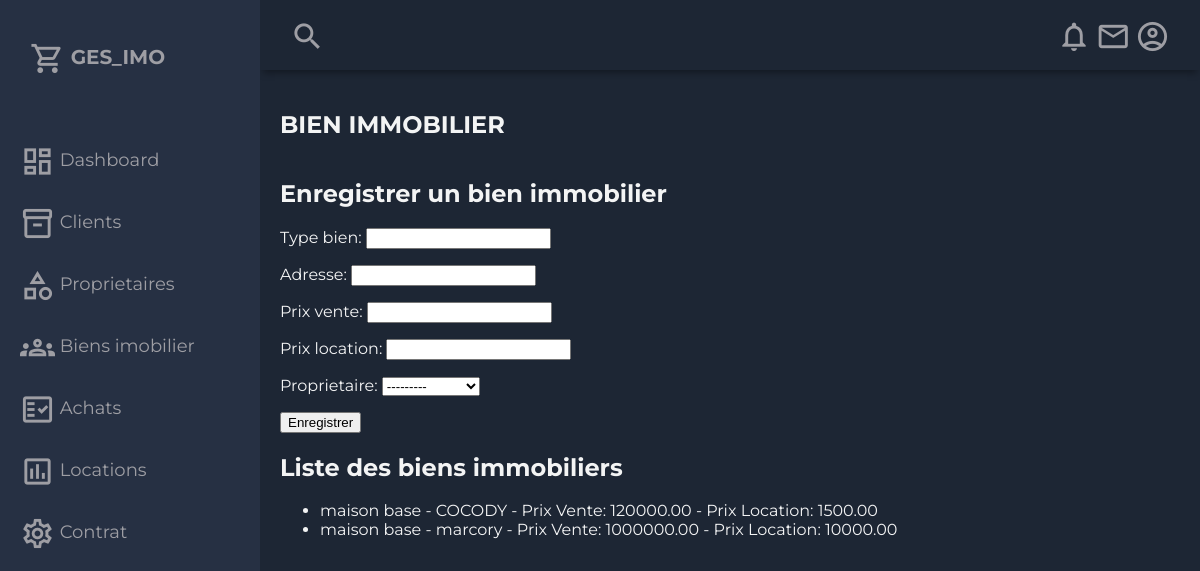
Screenshot of /dash/biens with the database file from the repository.
### ges_imo/models.py (models this page shows, shortened)
class BienImmobilier(models.Model):
    type_bien = models.CharField(max_length=50)
    adresse = models.CharField(max_length=255)
    prix_vente = models.DecimalField(max_digits=10, decimal_places=2)
    prix_location = models.DecimalField(max_digits=10, decimal_places=2)
    proprietaire = models.ForeignKey(Proprietaire, on_delete=models.CASCADE)

### ges_imo/views.py (the view)
# urls.py: path('dash/biens',views.bien_view , name='bien'),
def bien_view(request):
    if request.method == 'POST':
        form = BienImmobilierForm(request.POST)
        if form.is_valid():
            form.save()
            return redirect('bien')
    else:
        form = BienImmobilierForm()
    biens = BienImmobilier.objects.all()
    return render(request, 'listing/bien.html', {'form': form, 'biens': biens})

### ges_imo/form.py
class BienImmobilierForm(forms.ModelForm):
    class Meta:
        model = BienImmobilier
        fields = ['type_bien', 'adresse', 'prix_vente', 'prix_location', 'proprietaire']

### ges_imo/models.py (called while the page is built)
    def __str__(self):
        return f"{self.prenom} {self.nom}"

### ges_imo/templates/listing/bien.html (shortened to what this page needs)
{% load static %}
<!DOCTYPE html>
<html lang="en">
  <head>
    <link rel="stylesheet" href="{% static 'css/styles.css' %}">
  </head>
  <body>
    <div class="grid-container">
      <header class="header">
        <div class="header-left">
          <span class="material-icons-outlined">search</span>
        </div>
        <div class="header-right">
          <span class="material-icons-outlined">notifications</span>
          <span class="material-icons-outlined">email</span>
          <span class="material-icons-outlined">account_circle</span>
        </div>
      </header>
      <aside id="sidebar">
        <div class="sidebar-title">
          <div class="sidebar-brand">
            <span class="material-icons-outlined">shopping_cart</span> GES_IMO
          </div>
        </div>
        <ul class="sidebar-list">
          <li class="sidebar-list-item">
            <a href="{%url 'dash'%}" >
              <span class="material-icons-outlined">dashboard</span> Dashboard
            </a>
          </li>
          <li class="sidebar-list-item">
            <a href="{% url 'client'%}" >
              <span class="material-icons-outlined">inventory_2</span> Clients
            </a>
          </li>
          <li class="sidebar-list-item">
            <a href="{% url 'proprio'%}" >
              <span class="material-icons-outlined">category</span> Proprietaires
            </a>
          </li>
          <li class="sidebar-list-item">
            <a href="{%url 'bien'%}" >
              <span class="material-icons-outlined">groups</span> Biens imobilier
            </a>
          </li>
          <li class="sidebar-list-item">
            <a href="{% url 'achats'%}" >
              <span class="material-icons-outlined">fact_check</span>   Achats
            </a>
          </li>
          <li class="sidebar-list-item">
            <a href="{%url 'location'%}" >
              <span class="material-icons-outlined">poll</span> Locations
            </a>
          </li>
          <li class="sidebar-list-item">
            <a href="{% url 'contrat'%}" >
              <span class="material-icons-outlined">settings</span> Contrat
            </a>
          </li>
        </ul>
      </aside>
      <main class="main-container">
        <div class="main-title">
          <h2>BIEN IMMOBILIER</h2>
        </div>
        <div class="container">
            <div class="row">
                <div class="col-md-6">
                    <h2>Enregistrer un bien immobilier</h2>
                    <form method="POST">
                        {{ form.as_p }}
                        <button type="submit" class="btn btn-primary">Enregistrer</button>
                    </form>
                </div>
                <div class="col-md-6">
                    <h2>Liste des biens immobiliers</h2>
                    <ul class="list-group">
                        {% for bien in biens %}
                            <li class="list-group-item">
                                {{ bien.type_bien }} - {{ bien.adresse }} - Prix Vente: {{ bien.prix_vente }} - Prix Location: {{ bien.prix_location }}
                            </li>
                        {% endfor %}
                    </ul>
                </div>
            </div>
        </div>
  </body>
</html>

### ges_imo/static/css/styles.css (style rules this page uses)
body { margin: 0; padding: 0; background-color: #1d2634; color: #9e9ea4; font-family: 'Montserrat', sans-serif; }
.material-icons-outlined { vertical-align: middle; line-height: 1px; font-size: 35px; }
.grid-container { display: grid; grid-template-columns: 260px 1fr 1fr 1fr; grid-template-rows: 0.2fr 3fr; grid-template-areas: 'sidebar header header header' 'sidebar main main main'; height: 100vh; }
.header { grid-area: header; height: 70px; display: flex; align-items: center; justify-content: space-between; padding: 0 30px 0 30px; box-shadow: 0 6px 7px -3px rgba(0, 0, 0, 0.35); }
#sidebar { grid-area: sidebar; height: 100%; background-color: #263043; overflow-y: auto; transition: all 0.5s; -webkit-transition: all 0.5s; }
.sidebar-title { display: flex; justify-content: space-between; align-items: center; padding: 30px 30px 30px 30px; margin-bottom: 30px; }
.sidebar-brand { margin-top: 15px; font-size: 20px; font-weight: 700; }
.sidebar-list { padding: 0; margin-top: 15px; list-style-type: none; }
.sidebar-list-item { padding: 20px 20px 20px 20px; font-size: 18px; }
.sidebar-list-item > a { text-decoration: none; color: #9e9ea4; }
.main-container { grid-area: main; overflow-y: auto; padding: 20px 20px; color: rgba(255, 255, 255, 0.95); }
.main-title { display: flex; justify-content: space-between; }

### rows the page displays
BienImmobilier: type_bien "maison base", adresse "COCODY", prix_vente "120000.00", prix_location "1500.00"
BienImmobilier: type_bien "maison base", adresse "marcory", prix_vente "1000000.00", prix_location "10000.00"
